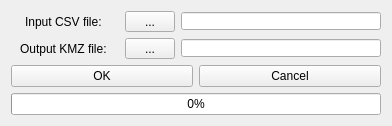
<?xml version="1.0" encoding="UTF-8"?>
<ui version="4.0">
 <class>FormKmz</class>
 <widget class="QWidget" name="FormKmz">
  <property name="geometry">
   <rect>
    <x>0</x>
    <y>0</y>
    <width>392</width>
    <height>124</height>
   </rect>
  </property>
  <property name="minimumSize">
   <size>
    <width>392</width>
    <height>0</height>
   </size>
  </property>
  <property name="windowTitle">
   <string>KMZ Generator</string>
  </property>
  <layout class="QVBoxLayout" name="verticalLayout_2">
   <item>
    <layout class="QHBoxLayout" name="horizontalLayout">
     <item>
      <widget class="QLabel" name="label">
       <property name="text">
        <string>Input CSV file: </string>
       </property>
       <property name="alignment">
        <set>Qt::AlignCenter</set>
       </property>
      </widget>
     </item>
     <item>
      <widget class="QToolButton" name="toolButton_input">
       <property name="enabled">
        <bool>true</bool>
       </property>
       <property name="minimumSize">
        <size>
         <width>50</width>
         <height>0</height>
        </size>
       </property>
       <property name="toolTip">
        <string>Select measurement log file</string>
       </property>
       <property name="statusTip">
        <string/>
       </property>
       <property name="text">
        <string>...</string>
       </property>
      </widget>
     </item>
     <item>
      <widget class="QLineEdit" name="lineEdit_input">
       <property name="enabled">
        <bool>true</bool>
       </property>
       <property name="minimumSize">
        <size>
         <width>200</width>
         <height>18</height>
        </size>
       </property>
       <property name="maximumSize">
        <size>
         <width>200</width>
         <height>18</height>
        </size>
       </property>
       <property name="text">
        <string/>
       </property>
       <property name="readOnly">
        <bool>true</bool>
       </property>
      </widget>
     </item>
    </layout>
   </item>
   <item>
    <layout class="QHBoxLayout" name="horizontalLayout_2">
     <item>
      <widget class="QLabel" name="label_2">
       <property name="text">
        <string>Output KMZ file: </string>
       </property>
       <property name="alignment">
        <set>Qt::AlignCenter</set>
       </property>
      </widget>
     </item>
     <item>
      <widget class="QToolButton" name="toolButton_output">
       <property name="minimumSize">
        <size>
         <width>50</width>
         <height>0</height>
        </size>
       </property>
       <property name="toolTip">
        <string>Select the output file</string>
       </property>
       <property name="text">
        <string>...</string>
       </property>
      </widget>
     </item>
     <item>
      <widget class="QLineEdit" name="lineEdit_output">
       <property name="enabled">
        <bool>true</bool>
       </property>
       <property name="minimumSize">
        <size>
         <width>200</width>
         <height>18</height>
        </size>
       </property>
       <property name="maximumSize">
        <size>
         <width>200</width>
         <height>18</height>
        </size>
       </property>
       <property name="readOnly">
        <bool>true</bool>
       </property>
      </widget>
     </item>
    </layout>
   </item>
   <item>
    <layout class="QHBoxLayout" name="horizontalLayout_3">
     <item>
      <widget class="QPushButton" name="pushButton_OK">
       <property name="text">
        <string>OK</string>
       </property>
      </widget>
     </item>
     <item>
      <widget class="QPushButton" name="pushButton_Cancel">
       <property name="text">
        <string>Cancel</string>
       </property>
      </widget>
     </item>
    </layout>
   </item>
   <item>
    <widget class="QProgressBar" name="progressBar">
     <property name="styleSheet">
      <string notr="true">text-align: center</string>
     </property>
     <property name="value">
      <number>0</number>
     </property>
    </widget>
   </item>
  </layout>
 </widget>
 <resources/>
 <connections/>
</ui>
